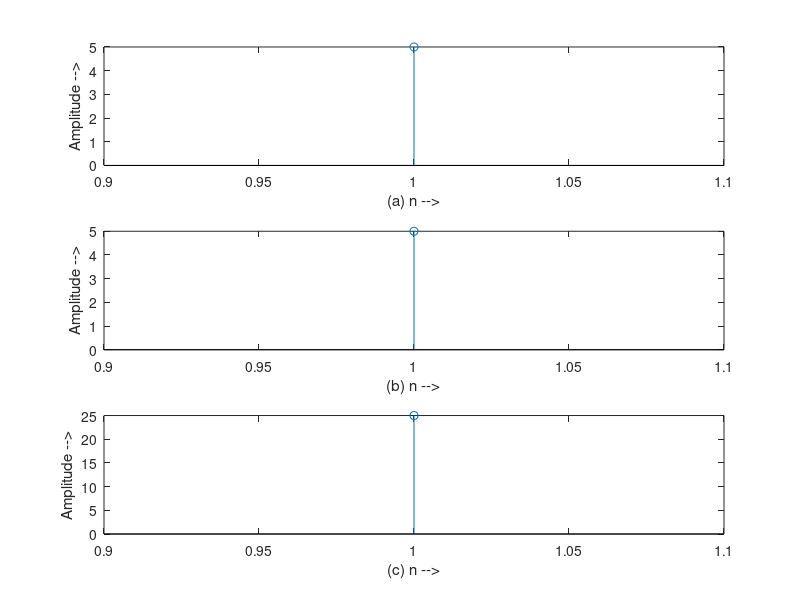

Recreate this plot in MATLAB.
clc;
close all;
x=input('enter the 1st sequence: ');
h=input('enter the 2nd sequence: ');
y=conv(x,h);
figure;subplot(3,1,1);
stem(x);ylabel('Amplitude -->');
xlabel('(a) n -->');
subplot(3,1,2);
stem(h);ylabel('Amplitude -->');
xlabel('(b) n -->');
subplot(3,1,3);
stem(y);ylabel('Amplitude -->');
xlabel('(c) n -->');
disp('The resultant signal is');

% enter the 1st sequence: [1,2,3,6,5,4]
% enter the 2nd sequence: [6,5,4,1,2,3]
